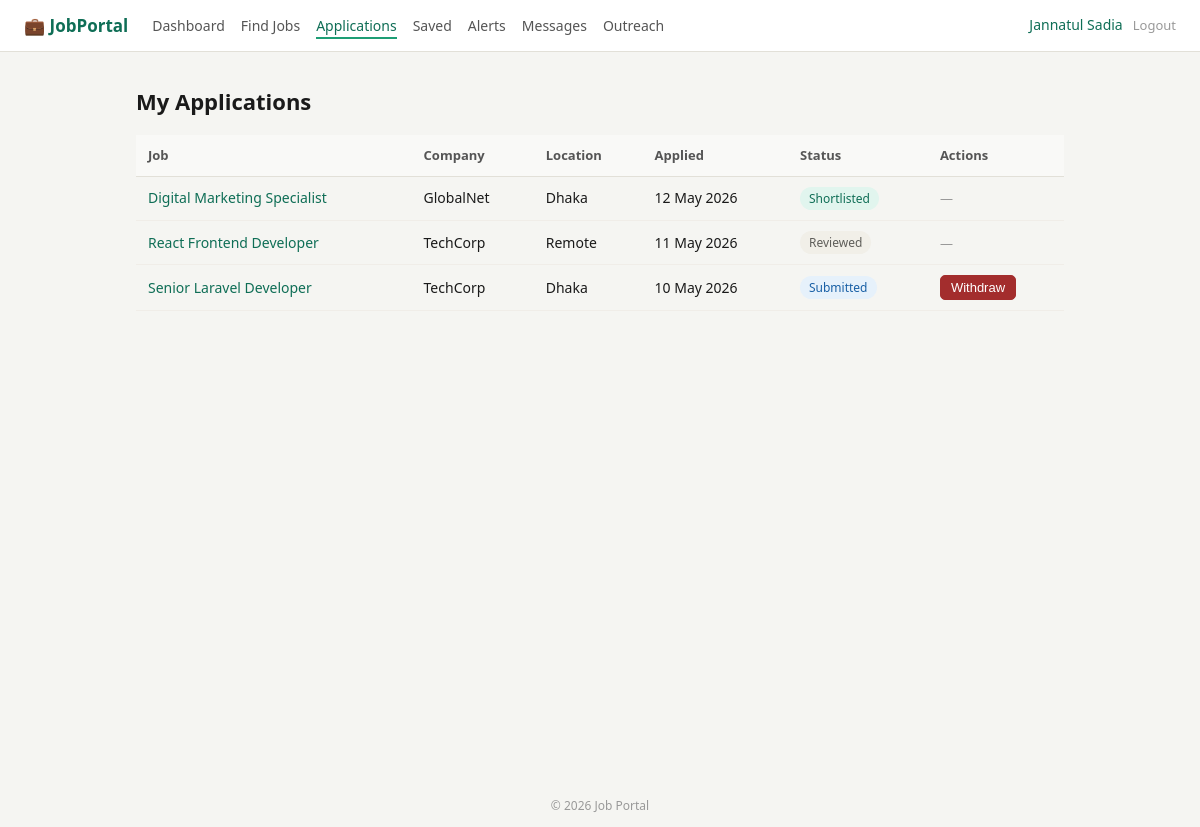
The app's page /seeker/index.php?action=applications (signed in) with its own data.
### tables this page shows
CREATE TABLE `applications` (
  `id` int(11) NOT NULL,
  `job_id` int(11) NOT NULL,
  `seeker_id` int(11) NOT NULL,
  `recruiter_id` int(11) DEFAULT NULL,
  `cover_letter` text DEFAULT NULL,
  `resume_path` varchar(255) DEFAULT NULL,
  `status` enum('submitted','reviewed','shortlisted','interview','rejected','withdrawn','hired') DEFAULT 'submitted',
  `applied_at` timestamp NOT NULL DEFAULT current_timestamp()
);

CREATE TABLE `jobs` (
  `id` int(11) NOT NULL,
  `employer_id` int(11) NOT NULL,
  `recruiter_id` int(11) DEFAULT NULL,
  `category_id` int(11) NOT NULL,
  `title` varchar(150) NOT NULL,
  `description` text DEFAULT NULL,
  `requirements` text DEFAULT NULL,
  `benefits` text DEFAULT NULL,
  `salary_min` decimal(10,2) DEFAULT NULL,
  `salary_max` decimal(10,2) DEFAULT NULL,
  `location` varchar(150) DEFAULT NULL,
  `job_type` enum('full-time','part-time','remote','contract') NOT NULL,
  `experience_level` enum('entry','mid','senior') NOT NULL,
  `deadline` date DEFAULT NULL,
  `status` enum('active','closed','draft') DEFAULT 'active',
  `is_featured` tinyint(1) DEFAULT 0,
  `created_at` timestamp NOT NULL DEFAULT current_timestamp()
);

CREATE TABLE `employer_profiles` (
  `id` int(11) NOT NULL,
  `user_id` int(11) NOT NULL,
  `company_name` varchar(150) NOT NULL,
  `industry` varchar(100) DEFAULT NULL,
  `company_size` varchar(50) DEFAULT NULL,
  `description` text DEFAULT NULL,
  `website` varchar(255) DEFAULT NULL,
  `address` text DEFAULT NULL,
  `logo_path` varchar(255) DEFAULT NULL
);

### seeker/controllers/SeekerController.php (called while the page is built, shortened)
<?php
require_once __DIR__ . '/../models/SeekerModel.php';
class SeekerController {
    private SeekerModel $model;
    public function __construct() {
        $this->model = new SeekerModel();
    }
    public function dispatch(string $action): void {
        match($action) {
            'register'        => $this->showRegister(),
            'doRegister'      => $this->doRegister(),
            'login'           => $this->showLogin(),
            'doLogin'         => $this->doLogin(),
            'logout'          => $this->doLogout(),
            'dashboard'       => $this->showDashboard(),
            'profile'         => $this->showProfile(),
            'editProfile'     => $this->showEditProfile(),
            'saveProfile'     => $this->saveProfile(),
            'uploadResume'    => $this->uploadResume(),
            'uploadPic'       => $this->uploadPic(),
            'jobs'            => $this->showJobs(),
            'jobDetail'       => $this->showJobDetail(),
            'applyJob'        => $this->applyJob(),
            'withdraw'        => $this->withdrawApplication(),
            'applications'    => $this->showApplications(),
            'saveJob'         => $this->toggleSaveJob(),
            'savedJobs'       => $this->showSavedJobs(),
            'alerts'          => $this->showAlerts(),
            'createAlert'     => $this->createAlert(),
            'deleteAlert'     => $this->deleteAlert(),
            'messages'        => $this->showMessages(),
            'sendMessage'     => $this->sendMessage(),
            'outreach'        => $this->showOutreach(),
            'respondOutreach' => $this->respondOutreach(),
            'complaint'       => $this->showComplaintForm(),
            'submitComplaint' => $this->submitComplaint(),
            default           => $this->notFound(),
        };
    }
    private function userId(): int {
        return (int)$_SESSION['user_id'];
    }
    private function showApplications(): void {
        $applications = $this->model->getApplicationsBySeeker($this->userId());
        $this->render('seeker/applications', ['applications' => $applications]);
    }
    private function render(string $view, array $data = []): void {
        extract($data);
        require __DIR__ . '/../views/' . $view . '.php';
    }
}

### seeker/index.php (called while the page is built)
<?php
require_once __DIR__ . '/controllers/SeekerController.php';
$action = trim($_GET['action'] ?? 'login');
$controller = new SeekerController();
$controller->dispatch($action);

### seeker/models/SeekerModel.php (called while the page is built, shortened)
<?php
class SeekerModel {
    public function getApplicationsBySeeker(int $seekerId): array {
        $db = getDB();
        $stmt = $db->prepare(
            "SELECT a.*, j.title AS job_title, j.location,
                    ep.company_name, ep.logo_path
             FROM applications a
             JOIN jobs j ON a.job_id = j.id
             LEFT JOIN employer_profiles ep ON j.employer_id = ep.user_id
             WHERE a.seeker_id = ?
             ORDER BY a.applied_at DESC"
        );
        $stmt->bind_param('i', $seekerId);
        $stmt->execute();
        return $stmt->get_result()->fetch_all(MYSQLI_ASSOC);
    }
}

### seeker/views/seeker/applications.php (the view, shortened to what this page needs)
<?php
require __DIR__ . '/../layouts/header.php';
?>
<div class="container">
    <h1>My Applications</h1>
    <?php if (empty($applications)): ?>
        <p class="muted">You haven't applied to any jobs yet. <a href="/job_portal/seeker/index.php?action=jobs">Browse jobs →</a></p>
    <?php else: ?>
    <table class="data-table">
        <thead>
            <tr>
                <th>Job</th><th>Company</th><th>Location</th><th>Applied</th><th>Status</th><th>Actions</th>
            </tr>
        </thead>
        <tbody>
        <?php foreach ($applications as $app): ?>
            <tr>
                <td><a href="/job_portal/seeker/index.php?action=jobDetail&id=<?= (int)$app['job_id'] ?>"><?= htmlspecialchars($app['job_title']) ?></a></td>
                <td><?= htmlspecialchars($app['company_name'] ?? '—') ?></td>
                <td><?= htmlspecialchars($app['location'] ?? '—') ?></td>
                <td><?= date('d M Y', strtotime($app['applied_at'])) ?></td>
                <td><span class="status-badge status-<?= $app['status'] ?>"><?= ucfirst($app['status']) ?></span></td>
                <td>
                    <?php if ($app['status'] === 'submitted'): ?>
                        <form method="post" action="/job_portal/seeker/index.php?action=withdraw"
                              onsubmit="return confirm('Withdraw this application?')">
                            <button type="submit" class="btn-sm btn-danger">Withdraw</button>
                        </form>
                    <?php else: ?>
                        <span class="muted">—</span>
                    <?php endif; ?>
                </td>
            </tr>
        <?php endforeach; ?>
        </tbody>
    </table>
    <?php endif; ?>
</div>
<?php require __DIR__ . '/../layouts/footer.php'; ?>

### seeker/assets/css/style.css (style rules this page uses)
*, *::before, *::after { box-sizing: border-box; margin: 0; padding: 0; }
body { font-family: 'Segoe UI', Tahoma, Geneva, Verdana, sans-serif; font-size: 15px; background: #f5f5f2; color: #1a1a1a; line-height: 1.6; }
a { color: #0f6e56; text-decoration: none; }
h1 { font-size: 22px; font-weight: 600; margin-bottom: 1rem; }
.container { max-width: 960px; margin: 2rem auto; padding: 0 1rem; }
.btn-sm { display: inline-block; padding: 4px 10px; background: #f5f5f2; color: #444; border: 1px solid #ddd; border-radius: 5px; font-size: 13px; cursor: pointer; }
.btn-danger { background: #a32d2d; color: #fff; border-color: #a32d2d; }
.status-badge { display: inline-block; padding: 2px 9px; border-radius: 999px; font-size: 12px; font-weight: 500; }
.status-submitted { background: #e6f1fb; color: #185fa5; }
.status-reviewed { background: #f1efe8; color: #5f5e5a; }
.status-shortlisted { background: #e1f5ee; color: #0f6e56; }
.data-table { width: 100%; border-collapse: collapse; font-size: 14px; }
.data-table th { text-align: left; padding: 10px 12px; background: #f9f9f7; border-bottom: 1px solid #e2e0d8; font-weight: 600; color: #555; font-size: 13px; }
.data-table td { padding: 10px 12px; border-bottom: 1px solid #f0ede8; vertical-align: middle; }
.muted { color: #999; font-size: 13px; }

### records on screen
applications: job.title "Digital Marketing Specialist", employer_profiles.company_name "GlobalNet", job.location "Dhaka", applied_at "12 May 2026", status "Shortlisted"
applications: job.title "React Frontend Developer", employer_profiles.company_name "TechCorp", job.location "Remote", applied_at "11 May 2026", status "Reviewed"
applications: job.title "Senior Laravel Developer", employer_profiles.company_name "TechCorp", job.location "Dhaka", applied_at "10 May 2026", status "Submitted"

### other values on screen
$_SESSION['name'] "Jannatul Sadia"
